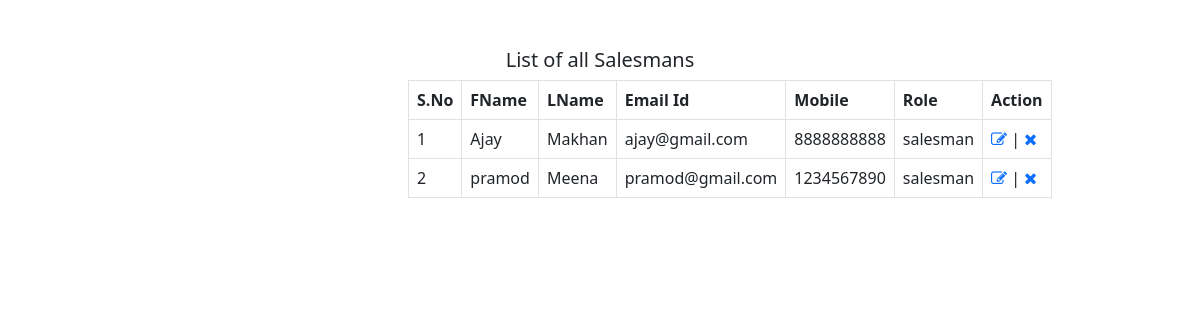
/actionSalesman.php (signed in), run on the app's committed database.
### tables this page shows
CREATE TABLE `salesmans` (
  `id` int(11) NOT NULL,
  `fname` varchar(100) NOT NULL,
  `lname` varchar(100) NOT NULL,
  `email` varchar(100) NOT NULL,
  `password` varchar(100) NOT NULL,
  `mobile` bigint(10) NOT NULL,
  `role` varchar(100) NOT NULL,
  `total_sale` bigint(10) NOT NULL
);

### actionSalesman.php (the view, shortened to what this page needs)
<?php
    if(isset($_SESSION['fname'])){
    include('includes/connection.php');
    $query = "select * from salesmans;";
    $query_run = mysqli_query($connection,$query);
?>
<html>
    <head>
        <link rel="stylesheet" href="css/style.css">
        <link rel="stylesheet" href="bootstrap/css/bootstrap.min.css">
        <link rel="stylesheet" href="fontawesome/css/font-awesome.min.css">
    </head>
    <body>
        <div class="row">
            <div class="col-md-4 m-auto"><br><br>
                <center><h5>List of all Salesmans</h5></center>
                <table class="table table-bordered">
                    <thead class="thead-dark">
                        <tr>
                            <th>S.No</th>
                            <th>FName</th>
                            <th>LName</th>
                            <th>Email Id</th>
                            <th>Mobile</th>
                            <th>Role</th>
                            <th>Action</th>
                        </tr>
                        <tbody>
                        <?php
                            $sno = 0;
                            while($row = mysqli_fetch_assoc($query_run)){
                                $sno += 1;
                                ?>
                                <tr>
                                <td><?php echo $sno;?></td>
                                <td><?php echo $row['fname'];?></td>
                                <td><?php echo $row['lname'];?></td>
                                <td><?php echo $row['email'];?></td>
                                <td><?php echo $row['mobile'];?></td>
                                <td><?php echo $row['role'];?></td>
                                <td><a href="editSalesman.php?uid=<?php echo $row['id'];?>"><i class="fa fa-edit"></i></a> | <a href="deleteSalesman.php?uid=<?php echo $row['id'];?>"><i class="fa fa-remove"></i></a></td>
                            </tr>
                            <?php
                            }
                        ?>
                        </tbody>
                    </thead>
                </table>
            </div>
        </div>
    </body>
</html>
<?php
    }
    else{
        header('location:index.php');
    }
?>

### data on the page
salesmans: fname "Ajay", lname "Makhan", email "ajay@gmail.com", mobile "8888888888", role "salesman"
salesmans: fname "pramod", lname "Meena", email "pramod@gmail.com", mobile "1234567890", role "salesman"
